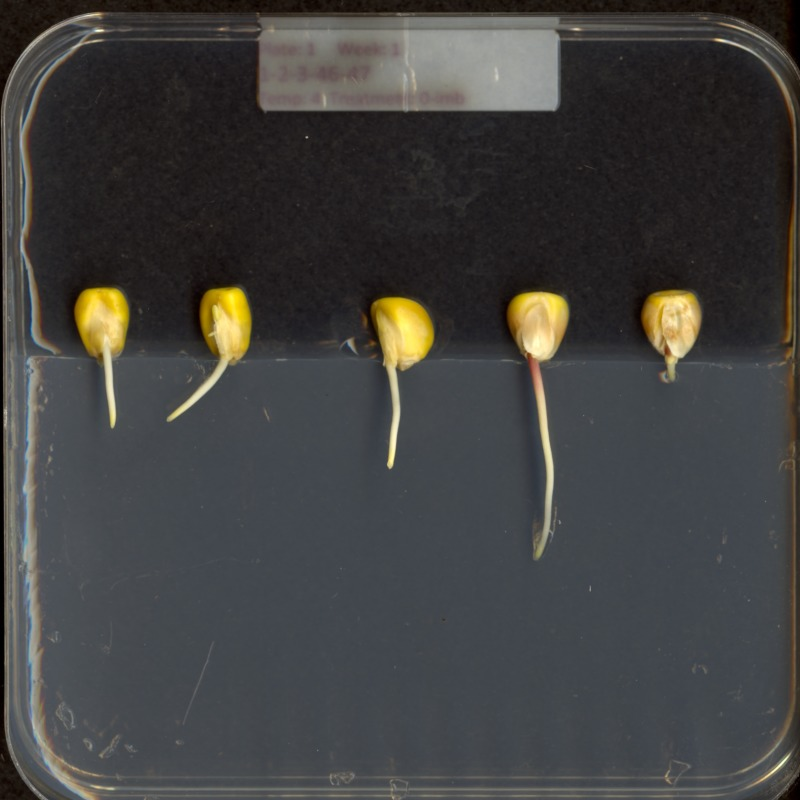
#> input picture blurring/image-01.jpg, 800 x 800 px
$ python blurring.py
#> lines starting #> are read from the running program, lines starting #| are printed output that depends on the picture
import cv2
import matplotlib.pyplot as plt

original_image = cv2.imread("image-01.jpg")
#> original_image is the input picture: shape (800, 800, 3); mean B, G, R 64.5, 65.7, 66.1
image = original_image

plt.figure(figsize=(8,4))

ksize = 11
blurred = cv2.blur(image,(ksize,ksize))
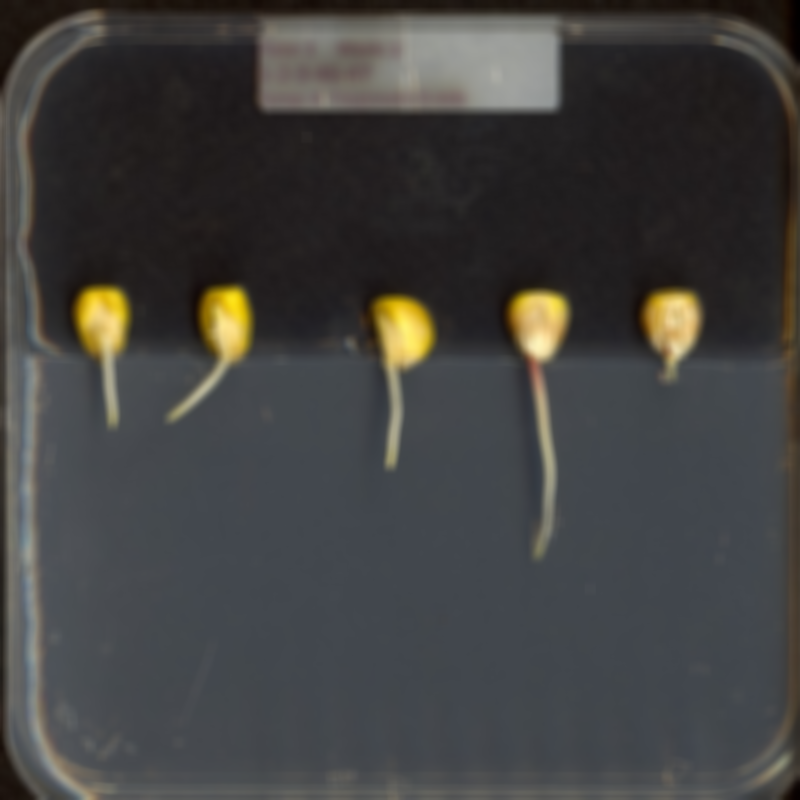
#> blurred: shape (800, 800, 3); mean B, G, R 64.5, 65.7, 66.1

gray = cv2.cvtColor(image,cv2.COLOR_BGR2GRAY)
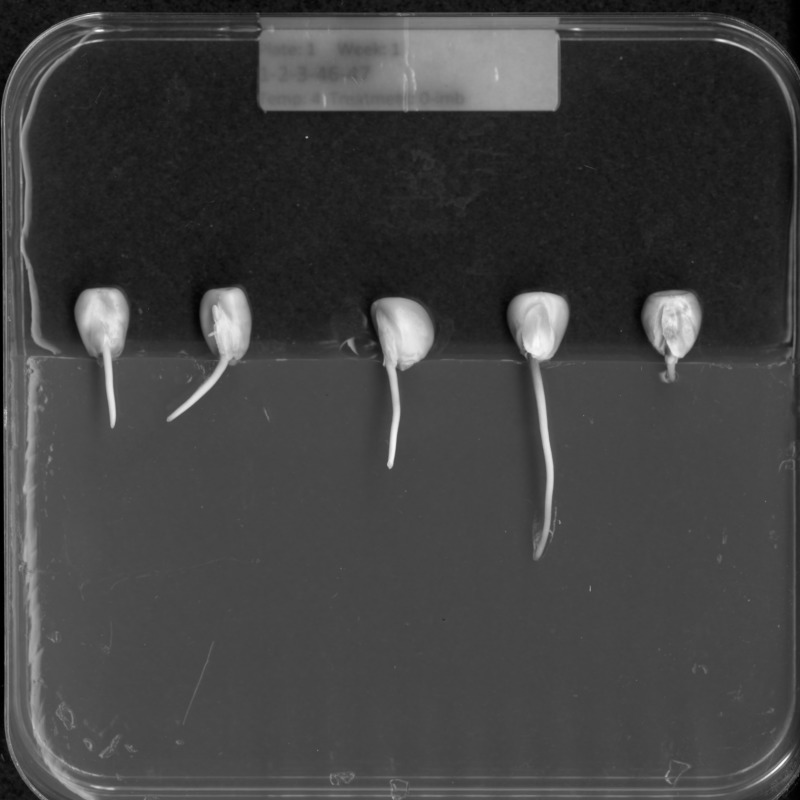
#> gray: shape (800, 800); min 0, max 252, mean 65.6
blurred_gray = cv2.blur(gray,(ksize,ksize))
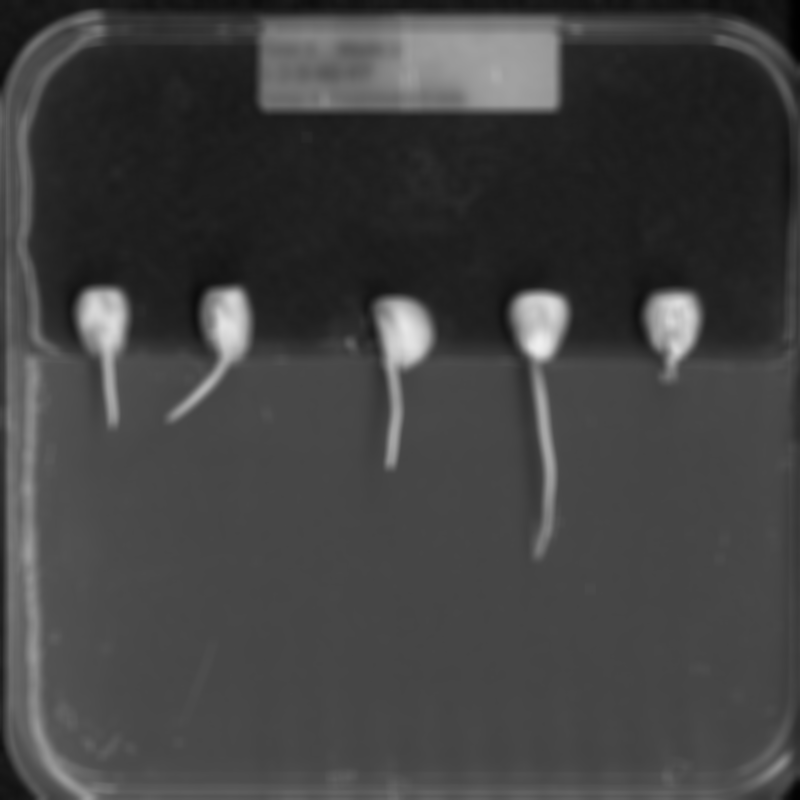
#> blurred_gray: shape (800, 800); min 0, max 239, mean 65.7

# [8 lines of commented-out code are left out]

gblurred = cv2.GaussianBlur(original_image,(ksize,ksize),0)
gblurred_gray = cv2.GaussianBlur(gray,(ksize,ksize),0)

plt.subplot(1,2,1)
plt.imshow(blurred)
plt.subplot(1,2,2)
plt.imshow(gblurred)

plt.show()
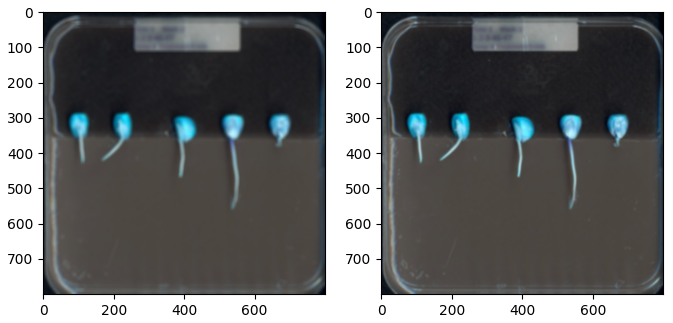
#> figure drawn by matplotlib, 2 panels; B, G, R data is drawn as R, G, B

plt.subplot(1,2,1)
plt.imshow(blurred_gray,cmap="gray")
plt.subplot(1,2,2)
plt.imshow(gblurred_gray,cmap="gray")

plt.show()

$ run again, with blurring/image-02.jpg copied over blurring/image-01.jpg
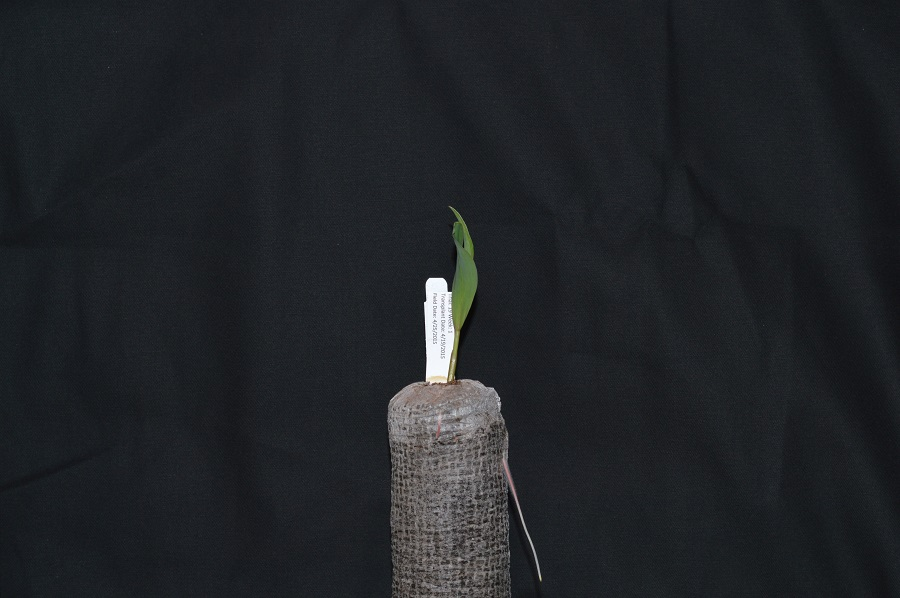
#> input picture blurring/image-02.jpg, 900 x 598 px
#> original_image is the input picture: shape (598, 900, 3); mean B, G, R 39.5, 35.7, 33
#> `plt.show()`:
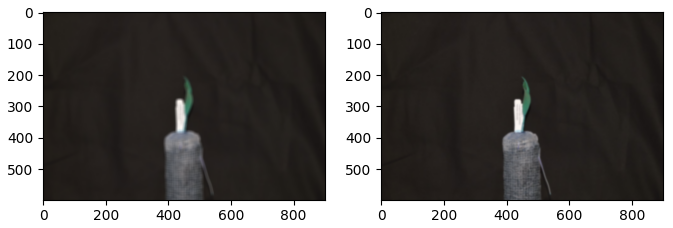
#> figure drawn by matplotlib, 2 panels; B, G, R data is drawn as R, G, B
#> `plt.show()`:
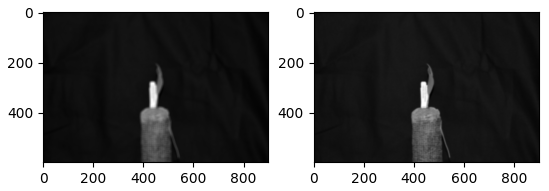
#> figure drawn by matplotlib, 2 panels

$ run again, with blurring/image-03.jpg copied over blurring/image-01.jpg
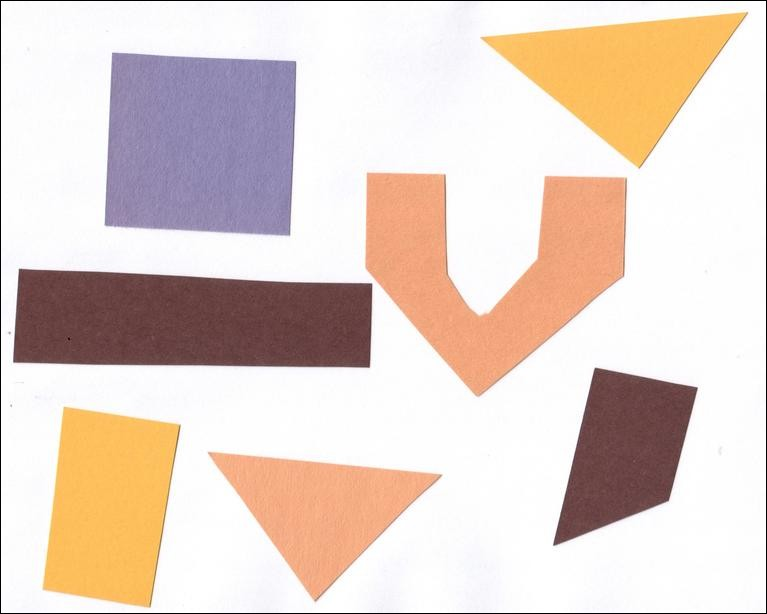
#> input picture blurring/image-03.jpg, 767 x 614 px
#> original_image is the input picture: shape (614, 767, 3); mean B, G, R 201.8, 210.9, 227.9
#> `blurred_gray = cv2.blur(gray,(ksize,ksize))`:
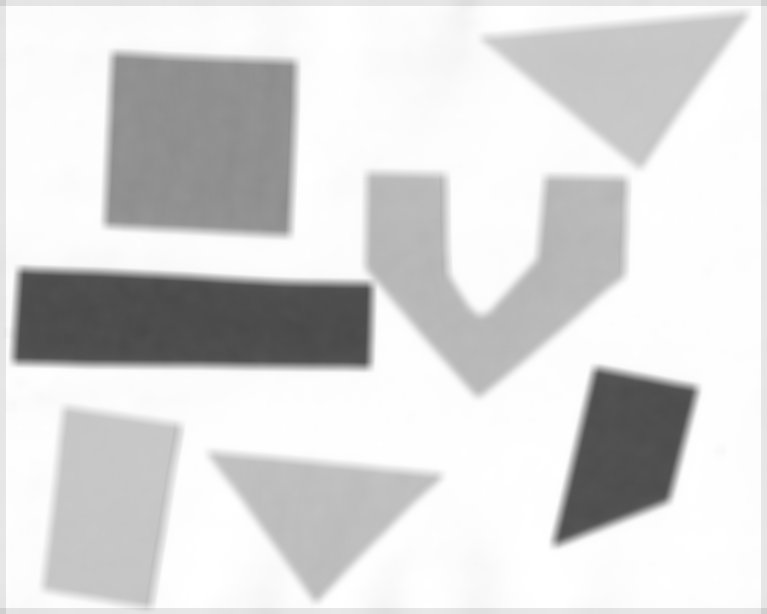
#> blurred_gray: shape (614, 767); min 73, max 255, mean 215.6
#> `plt.show()`:
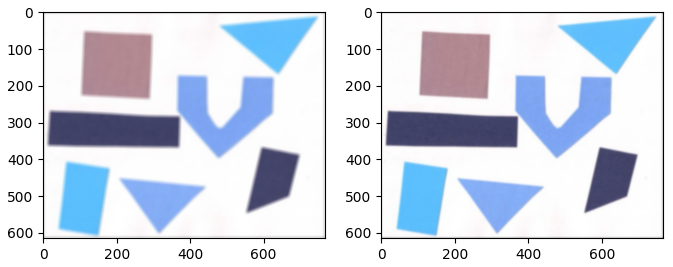
#> figure drawn by matplotlib, 2 panels; B, G, R data is drawn as R, G, B
